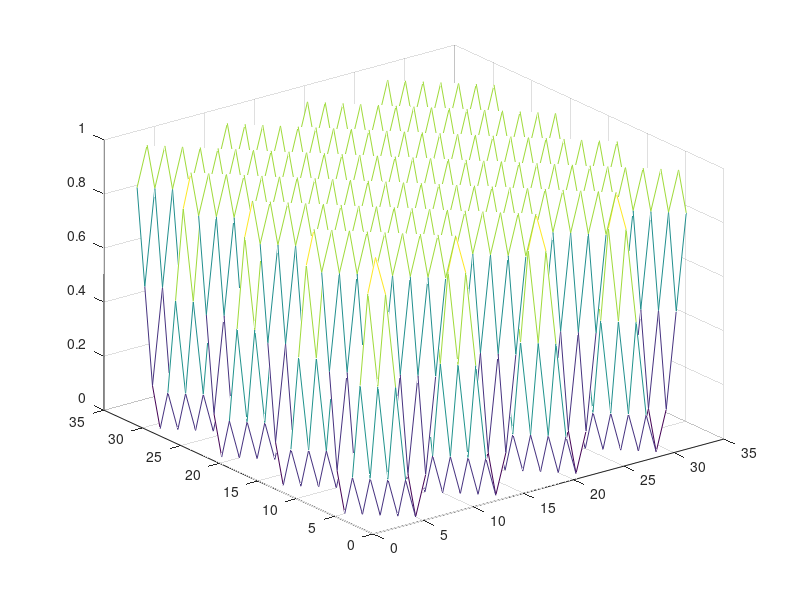

MATLAB code to generate this figure: (Note: this script raises an error after producing the figure.)
% Generate the signal
img_size = 32;
omega = 0.25*pi;
[X,Y] = meshgrid(1:img_size);
% Z = sin(omega.*X).*sin(omega.*Y);
Z = sin(omega.*X + omega.*Y);
Z = (Z+1)./2;
% Z = mat2gray(Z);
% figure;
% mesh(X,Y,Z);
% figure;

% imshow(Z, []);

signal = Z;


figure;
mesh(signal);
[zmax,imax,zmin,imin] = extrema2(signal);
[max_i, max_j] = ind2sub(size(signal), imax);
[min_i, min_j] = ind2sub(size(signal), imin);
hold on;
scatter3(max_j,max_i,zmax,'filled');
scatter3(min_j,min_i,zmin,'filled');

n = length(max_i);
m = length(min_i);
[a,b] = meshgrid(1:n, 1:m);
dmat = sqrt((max_i(a)-min_i(b)).^2 + (max_j(a)-min_j(b)).^2);

dmat(~dmat) = Inf;
[shortest_dist, ind] = min(dmat(:));
[I_A, I_B] = ind2sub(size(dmat),ind);

scatter3(max_j(I_B),max_i(I_B),zmax(I_B),'filled','g');
scatter3(min_j(I_A),min_i(I_A),zmin(I_A),'filled','g');

shortest_dist_y = abs(max_i(I_B)-min_i(I_A))
shortest_dist_x = abs(max_j(I_B)-min_j(I_A))
% omega = 2*pi./ (sqrt(2)*size(signal,1)./shortest_dist)
omega1 = pi./(2*shortest_dist_x)
omega2 = pi./(2*shortest_dist_y)
k = 1./(omega1^2 + omega2^2)


% k = 1./(2*(omega)^2);
T = 50;
mean_env = conv_mean_env(signal, k, T);
residual = signal - mean_env;


figure;
mesh(mean_env);

figure;
mesh(residual);
